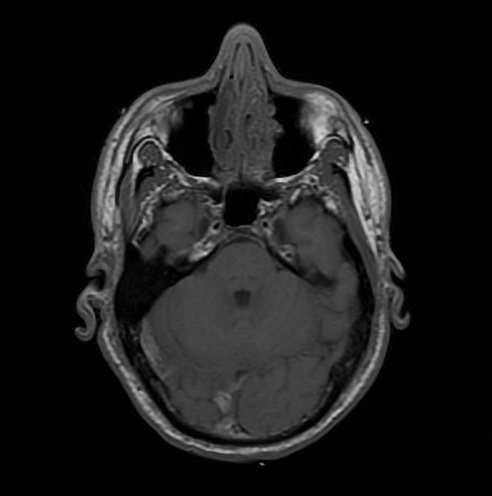
#> input picture Algorithms/Registration/images/vhuman_t1.png, 492 x 496 px, found by its file name
$ jupyter execute --allow-errors lab3.ipynb
#> lines starting #> are read from the running program, lines starting #| are printed output that depends on the picture
# REGISTRATION

##### MEDICAL IMAGE ANALYSIS
##### Degree in Biomedical Engineering
##### Course 2020/2021

<div class="alert alert-block alert-success">
<b>Authors:</b> $$Raúl \quad López \quad González$$ <br>
$$Hugo \quad Calero \quad Diaz$$ <br>
$$Pablo \quad Laso \quad Mielgo$$

</div>

### Importing libraries

[cell 1]
from skimage import io
import numpy as np
#%pylab inline
import matplotlib.pyplot as plt
#matplotlib.use('TkAgg')
import matplotlib.image as mpimg
import cv2
from pydicom import dcmread
import math
from skimage.morphology import reconstruction, square, disk, cube
from skimage.segmentation import watershed

from scipy.ndimage import gaussian_filter
import scipy.ndimage.filters as filters
from skimage.filters import sobel, prewitt
import imageio

import math

### Image

[cell 2]
img=mpimg.imread('vhuman_t1.png')
#> img is the input picture: shape (496, 492, 3) float32; mean R, G, B 0.104, 0.104, 0.104
img=img[:,:,0]
#> img: shape (496, 492) float32
img_in = img
img = img/np.max(img)
img_in = img_in/np.max(img_in)

plt.imshow(img_in,cmap='gray')

## FUNCTIONS

### Translation

[cell 3]
def translation(x_t, y_t):
    '''
    x_t= pixels to be translated in the x-axis
    y_t= pixels to be translated in the y-axis
    '''
#> called with x_t = 100, y_t = 100

    rows, cols = np.shape(img) # get input image dimensions
#> rows = 496; cols = 492

    pad_width = np.abs(x_t*2) # deine path width so that tranlated images fits in new space
    padded_img = np.pad(img, pad_width, 'constant') # create padded image
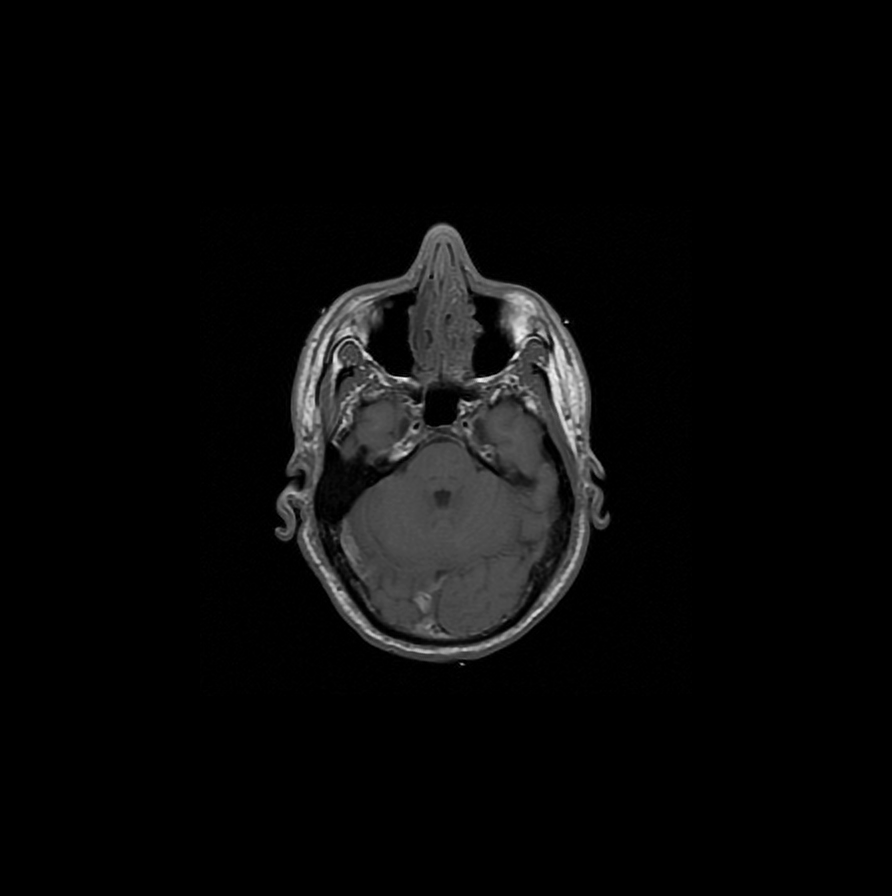
#> padded_img: shape (896, 892) float32; min 0, max 1, mean 0.0364

    translated = np.zeros((rows,cols))
    padded_translated = np.pad(translated, pad_width, 'constant')
#> translated: shape (496, 492) float64; every value is 0
    trans_mat = np.array([[1,0,0],[0,1,0], [x_t,y_t, 1]]) # tranlation matrix!!!

    for i in range(0, np.shape(img)[0]):
        for j in range(0, np.shape(img)[1]):

            idx = np.dot([i,j,1], trans_mat)[0:2] # obtain new image
            padded_translated[idx[0]+pad_width, idx[1]+pad_width] = img[i, j] # re-define coordinates for new image
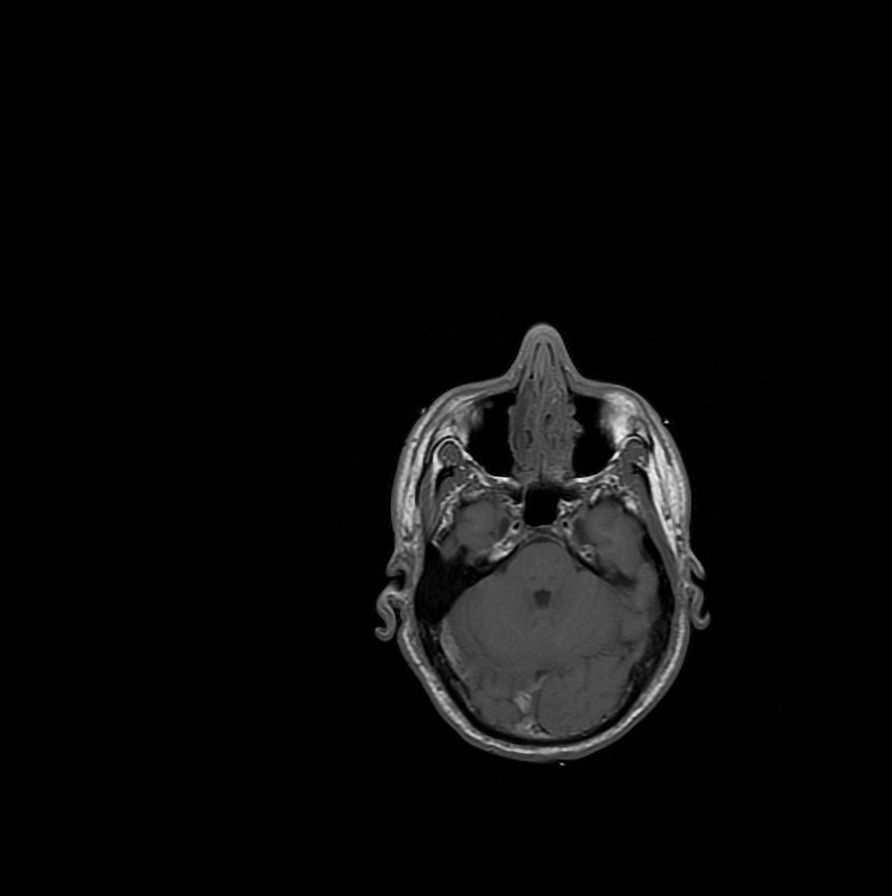
#> padded_translated: shape (896, 892) float64; min 0, max 1, mean 0.0364


    return padded_translated[pad_width:-pad_width,pad_width:-pad_width]
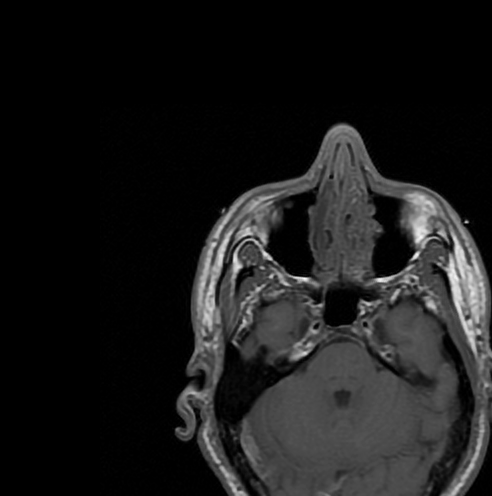
#> returned value: shape (496, 492) float64; min 0, max 1, mean 0.105

[cell 4]
fig = plt.figure(figsize=(8, 5))
plt.subplot(121)
a = translation(100,100)
plt.imshow(a, cmap = "gray")
plt.subplot(122)
plt.imshow(img_in, cmap = "gray")
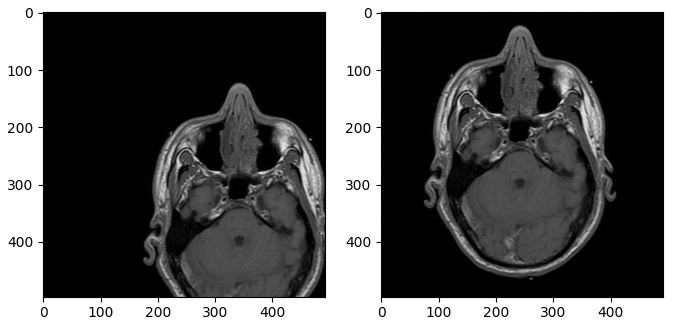
#> figure drawn by matplotlib, 2 panels

### Rotation

[cell 5]
def rotation(theta,image):
    '''
    theta= angle (degrees) to rotate
    image= input image to be rotated
    '''
#> called with theta = 270

    theta=math.radians(theta) # get theta in radians

    a = image # original image

    rows, cols = np.shape(a)
#> rows = 496; cols = 492
    pad_width = 200 #needed not to exceed limits when rotated (must be large enough!!)
    padded_img = np.pad(a, pad_width, 'constant')

    rotated = np.zeros((rows,cols))
    padded_rotated = np.pad(rotated, pad_width, 'constant')

    # transformation matrix:
    rot_mat = np.array([[np.cos(theta),np.sin(theta),0], [-np.sin(theta), np.cos(theta),0], [0,0,1]])

    center_i, center_j= rows//2, cols//2 # define center (it will be different in the rotated image)
#> center_i = 248; center_j = 246
    centers = np.dot([center_i,center_j,1], rot_mat)
#> centers = [246, -248, 1]


    for i in range(0, np.shape(a)[0]):
        for j in range(0, np.shape(a)[1]):

            if (i == 0 and j == 0): # skip center (yields errors beacuse of zero values)
                pass

            else:
                # finding new pixels for each pixel when rotated:
                new_i = pad_width + np.dot([i,j,1], rot_mat)[0] + (center_i-centers[0]) # center is re-defined
                new_j = pad_width + np.dot([i,j,1], rot_mat)[1] + (center_j-centers[1])

                # corner pixels for new_i and new_j:
                upper_new_i = math.ceil(new_i)
                lower_new_i = math.floor(new_i)
                upper_new_j = math.ceil(new_j)
                lower_new_j = math.floor(new_j)

                if (upper_new_i == lower_new_i) or (upper_new_j == lower_new_j): # avoid errors in corners
                    padded_rotated[i+pad_width, j+pad_width] = padded_img[lower_new_i,lower_new_j]

                else:
                    # bilinear inteporlation:
                    i1 = ((upper_new_j-new_j)/(upper_new_j-lower_new_j))*padded_img[lower_new_i+0,lower_new_j+0] + ((new_j-lower_new_j)/(upper_new_j-lower_new_j))*padded_img[lower_new_i+0, upper_new_j+0]
                    i2 = ((upper_new_j-new_j)/(upper_new_j-lower_new_j))*padded_img[upper_new_i+0,lower_new_j+0] + ((new_j-lower_new_j)/(upper_new_j-lower_new_j))*padded_img[upper_new_i+0, upper_new_j+0]
                    i3 = ((upper_new_i-new_i)/(upper_new_i-lower_new_i))*i1 + ((upper_new_j-new_j)/(upper_new_j-lower_new_j))*i2
                    # assign new values
                    padded_rotated[i+pad_width, j+pad_width] = i3
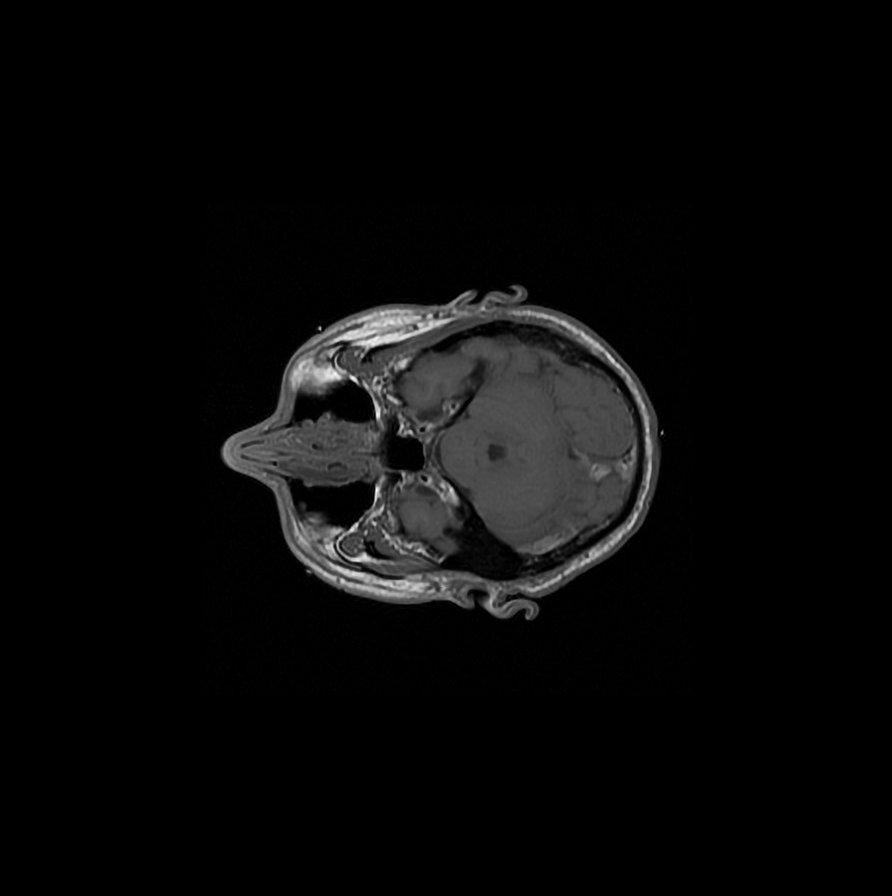
#> padded_rotated: shape (896, 892) float64; min 0, max 1, mean 0.0364

    padded_rotated[center_i+pad_width, center_j+pad_width] = image[center_i, center_j]


    return padded_rotated[pad_width:-pad_width,pad_width:-pad_width]
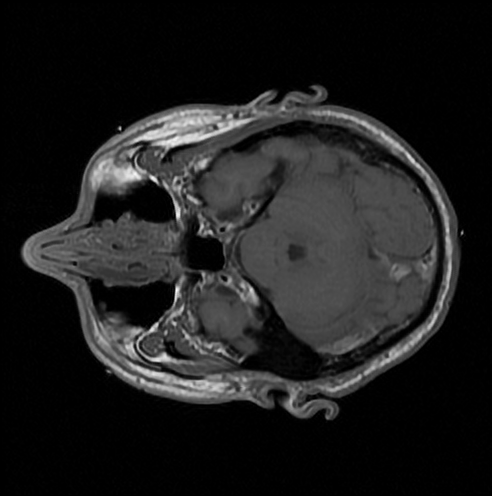
#> returned value: shape (496, 492) float64; min 0, max 1, mean 0.119

[cell 6]
fig = plt.figure(figsize=(8, 5))
plt.subplot(121)
b = rotation((270),img_in)
plt.imshow(b, cmap = "gray")
plt.subplot(122)
plt.imshow(img_in, cmap = "gray")

[cell 7]
fig = plt.figure(figsize=(8, 5))
plt.subplot(121)
b = rotation((45),img_in)
#> call 2 of rotation, with theta = 45
#> after the loop in rotation (call 2), `for i in range(0, np.shape(a)[0]):`:
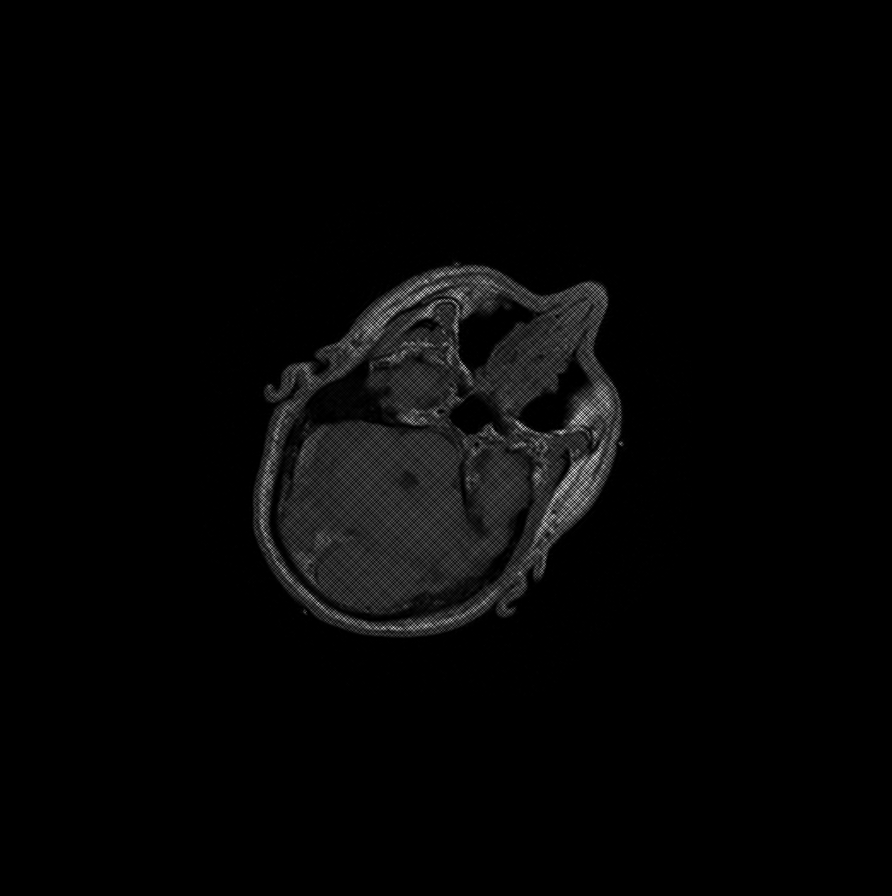
#> padded_rotated: shape (896, 892) float64; min 0, max 1.7, mean 0.0363; drawn with min black and max white
#> in rotation (call 2), `return padded_rotated[pad_width:-pad_width,pad_width:-pad_width]`:
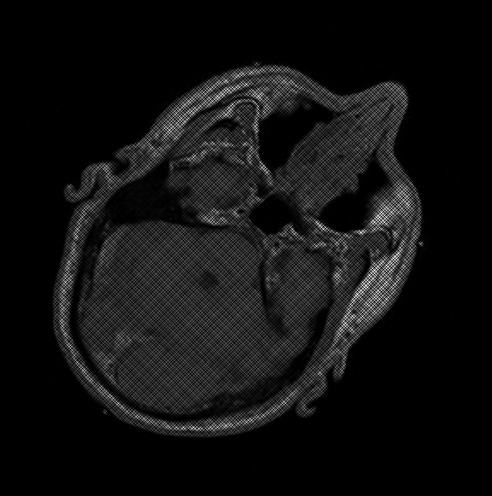
#> returned value: shape (496, 492) float64; min 0, max 1.7, mean 0.119; drawn with min black and max white
plt.imshow(b, cmap = "gray")
plt.subplot(122)
plt.imshow(img_in, cmap = "gray")

### Mutual Information

[cell 8]
def mutual_information(img1, img2):

    htgrm, x_edges, y_edges = np.histogram2d(
    img1.ravel(),
    img2.ravel(),
    bins=20)

    joint_prob = htgrm / float(np.sum(htgrm)) # joint
    x_marginal_prob = np.sum(joint_prob, axis=1) # marginal x
    py_marginal_prob = np.sum(joint_prob, axis=0) # marginal y_marginal_prob
    denominator = x_marginal_prob[:, None] * py_marginal_prob[None, :]

    nzs = joint_prob > 0
    return np.sum(joint_prob[nzs] * np.log(joint_prob[nzs] / denominator[nzs]))

#> (a cell that did not finish here is left out)

#> (a cell that did not finish here is left out)

### Rigid + Mutual_Information

[cell 11]
def mut_rot(args, image, image2):

    '''
    args= theta,x_t,y_t=
        theta= angle (degrees for images to be rotated),
        x_t= pixels to be translated in the x-axis
        y_t= pixels to be translated in the y-axis
    image= input image (image to be rotated and tranlated)
    image2= input image (fixed image (unmoved))
    '''

    theta,x_t,y_t = args[0], args[1], args[2]

    #TRANSLATION

    rows, cols = np.shape(img)
#> rows = 496; cols = 492

    pad_width = 200
    padded_img = np.pad(img, pad_width, 'constant')

    translated = np.zeros((rows,cols))
    padded_translated = np.pad(translated, pad_width, 'constant')
    trans_mat = np.array([[1,0,0],[0,1,0], [int(x_t),int(y_t), 1]])

    for i in range(0, np.shape(img)[0]):
        for j in range(0, np.shape(img)[1]):

            idx = np.dot([i,j,1], trans_mat)[0:2]
            padded_translated[idx[0]+pad_width, idx[1]+pad_width] = img[i, j]


    #ROTATION

    theta=math.radians(theta)

    if pad_width != 0:
        a = padded_translated[pad_width:-pad_width,pad_width:-pad_width] # original image
    else:
        a = padded_translated

    rows, cols = np.shape(a)
    pad_width = 200 #needed not to exceed limits when rotated
    padded_img = np.pad(a, pad_width, 'constant')

    rotated = np.zeros((rows,cols))
    padded_rotated = np.pad(rotated, pad_width, 'constant')

    rot_mat = np.array([[np.cos(theta),np.sin(theta),0], [-np.sin(theta), np.cos(theta),0], [0,0,1]])

    center_i, center_j= rows//2, cols//2
#> center_i = 248; center_j = 246
    centers = np.dot([center_i,center_j,1], rot_mat)
#> centers = [248, 246, 1]


    for i in range(0, np.shape(a)[0]):
        for j in range(0, np.shape(a)[1]):

            if (i == 0 and j == 0):
                pass

            else:

                # finding new pixels for each pixel when rotated:
                new_i = pad_width + np.dot([i,j,1], rot_mat)[0] + (center_i-centers[0])
                new_j = pad_width + np.dot([i,j,1], rot_mat)[1] + (center_j-centers[1])

                max_i.append(new_i)
                max_j.append(new_j)


                # corner pixels for new_i and new_j:
                upper_new_i = math.ceil(new_i)
                lower_new_i = math.floor(new_i)
                upper_new_j = math.ceil(new_j)
                lower_new_j = math.floor(new_j)

                if (upper_new_i == lower_new_i) or (upper_new_j == lower_new_j):
                    padded_rotated[i+pad_width, j+pad_width] = padded_img[lower_new_i,lower_new_j]

                else:
                    # bilinear inteporlation:
                    i1 = ((upper_new_j-new_j)/(upper_new_j-lower_new_j))*padded_img[lower_new_i+0,lower_new_j+0] + ((new_j-lower_new_j)/(upper_new_j-lower_new_j))*padded_img[lower_new_i+0, upper_new_j+0]
                    i2 = ((upper_new_j-new_j)/(upper_new_j-lower_new_j))*padded_img[upper_new_i+0,lower_new_j+0] + ((new_j-lower_new_j)/(upper_new_j-lower_new_j))*padded_img[upper_new_i+0, upper_new_j+0]
                    i3 = ((upper_new_i-new_i)/(upper_new_i-lower_new_i))*i1 + ((upper_new_j-new_j)/(upper_new_j-lower_new_j))*i2

                    # assign new values
                    padded_rotated[i+pad_width, j+pad_width] = i3
#> padded_rotated: shape (896, 892) float64; every value is 0

    padded_rotated[center_i+pad_width, center_j+pad_width] = image[center_i, center_j]

    #MI

    htgrm, x_edges, y_edges = np.histogram2d(
    image2.ravel(),
    padded_rotated[pad_width:-pad_width,pad_width:-pad_width].ravel(),
    bins=20)

    joint_prob = htgrm / float(np.sum(htgrm)) # joint
    x_marginal_prob = np.sum(joint_prob, axis=1) # marginal x
    py_marginal_prob = np.sum(joint_prob, axis=0) # marginal y_marginal_prob
    denominator = x_marginal_prob[:, None] * py_marginal_prob[None, :]

    nzs = joint_prob > 0
    mutual_info = np.sum(joint_prob[nzs] * np.log(joint_prob[nzs] / denominator[nzs]))
    #padded_rotated[pad_width:-pad_width,pad_width:-pad_width],
    return -mutual_info
